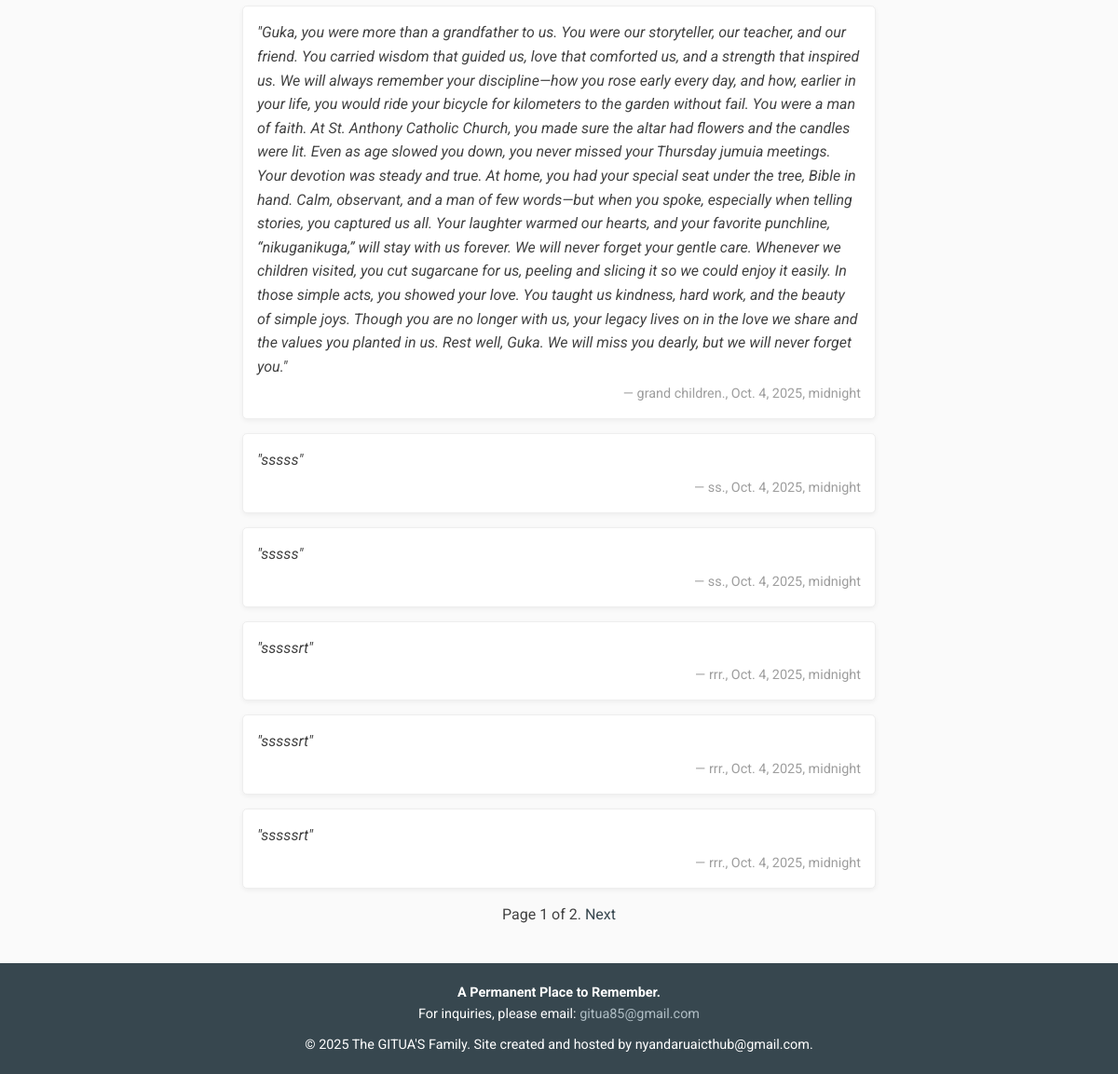
Before: /tributes (lower part) with the older database file.
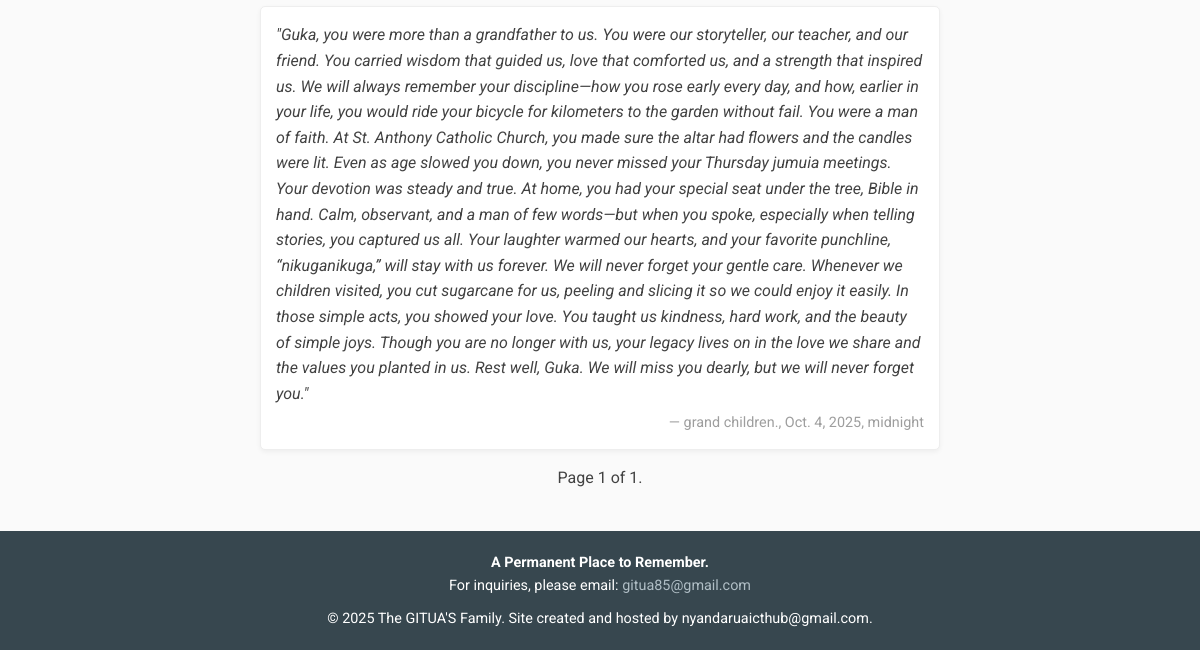
After: the same page with the newer database file.
### tribute/models.py (models this page shows, shortened)
class TributeMessage(models.Model):
    name = models.CharField(max_length=50)
    email = models.EmailField()
    text = models.TextField()
    created = models.DateTimeField(auto_now_add=True)
    class Meta:
        ordering = ['-created']

### tribute/views.py (the view)
# urls.py: path('tributes', views.tributes, name='tributes')
def tributes(request):
    tributes = TributeMessage.objects.all()
    page_num = request.GET.get('page', 1)
    paginator = Paginator(tributes, 8)
    try:
        page_obj = paginator.page(page_num)
    except PageNotAnInteger:
        page_obj = paginator.page(1)
    except EmptyPage:
        page_obj = paginator.page(paginator.num_pages)
    context = {
        'tributes': tributes,
        'page_obj': page_obj,
    }
    return render(request, 'tributes.html', context=context)

### tribute/templates/tributes.html (shortened to what this page needs)
{% load static %}
<!DOCTYPE html>
<html lang="en">
<head>
    <link rel="stylesheet" href="{% static 'style.css' %}">
    <link rel="stylesheet" href="https://cdnjs.cloudflare.com/ajax/libs/font-awesome/6.0.0-beta3/css/all.min.css">
</head>
<body>
    <main>
        <section id="tributes" class="section tributes-section">
            <div class="tributes-list">
                {% if tributes %}
                {% for tribute in page_obj %}
                <div class="tribute-post">
                    <p class="post-text">"{{ tribute.text }}"</p>
                    <p class="post-meta">— {{ tribute.name }}., {{ tribute.created }}</p>
                </div>
                {% endfor %}
                {% else %}
                <div class="tribute-post">
                    <p class="post-text">no tributes yet</p>
                </div>
                {% endif %}
            </div>
            {% include 'pagination.html' %}
        </section>
    </main>
    <footer>
        <div class="footer-content">
            <p><strong>A Permanent Place to Remember.</strong></p>
            <p>For inquiries, please email: <a href="mailto:gitua85@gmail.com">gitua85@gmail.com</a></p>
            <p class="copyright">&copy; 2025 The GITUA'S Family. Site created and hosted by nyandaruaicthub@gmail.com.</p>
        </div>
    </footer>
</body>
</html>

Changed rows visible on the page:
removed TributeMessage: text "sssss", name "ss", created "Oct. 4, 2025, midnight"
removed TributeMessage: text "sssss", name "ss", created "Oct. 4, 2025, midnight"
removed TributeMessage: text "sssssrt", name "rrr", created "Oct. 4, 2025, midnight"
removed TributeMessage: text "sssssrt", name "rrr", created "Oct. 4, 2025, midnight"
removed TributeMessage: text "sssssrt", name "rrr", created "Oct. 4, 2025, midnight"
Other visible differences:
{{ page_obj.paginator.num_pages }}: "2" → "1"
text no longer shown: "Next"
